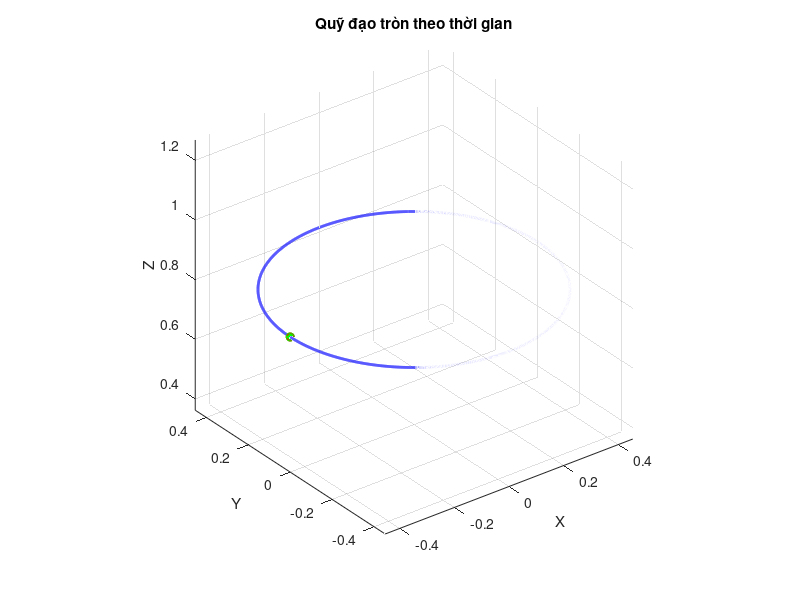
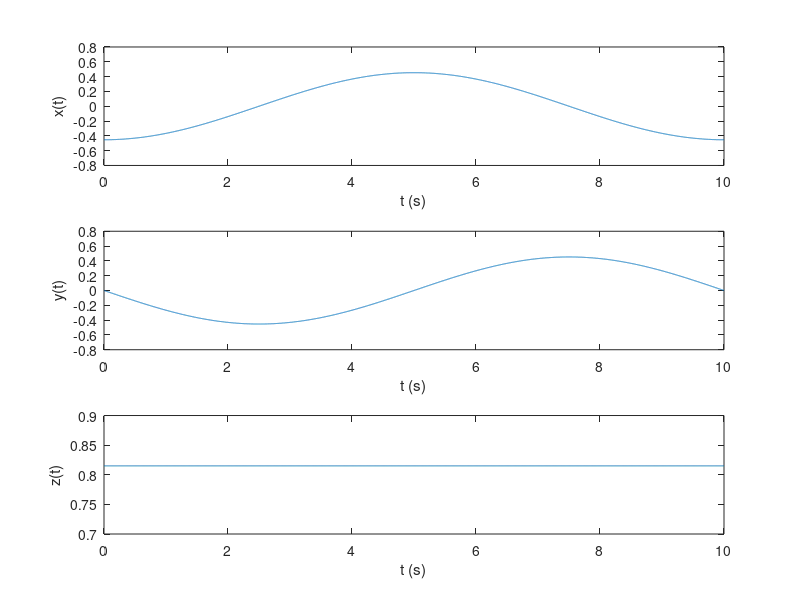

Reproduce these figures in MATLAB, in order.
 %Thời gian mô phỏng
T = 10;                % tổng thời gian (s)
dt = 0.001;             % bước thời gian
t = 0:dt:T;            % vector thời gian
% 
% % Tham số quỹ đạo: đường tròn trong mặt phẳng XY
% R = 0.1425;               % bán kính (m)
% f = 0.1;               % tần số quay (Hz)  -> 0.1 Hz = 1 vòng trong 10 giây
% omega = 2*pi*f;        % tốc độ góc (rad/s)
% Tham số quỹ đạo: đường tròn trong mặt phẳng XY
R = -0.453;               % bán kính (m)
f = 0.1;               % tần số quay (Hz)  -> 0.1 Hz = 1 vòng trong 10 giây
omega = 2*pi*f;        % tốc độ góc (rad/s)
% Tọa độ theo thời gian
x = R*cos(omega*t);
y = R*sin(omega*t);
z = 0.815*ones(size(t));   % giữ z cố định
% Ma trận quỹ đạo (time + position)

traj = [t' x' y' z'];
traj_offet=[x' y' z' ];
%thêm quỹ đạo cho mô phỏng
% reduce the resolution for trajectory display
theshold_filter_m =0.001;
traj_offset_display(1,1) =traj_offet(1,1);
traj_offset_display(1,2) =traj_offet(1,2);
traj_offset_display(1,3) =traj_offet(1,3);
idx =1;
for i=2:1:length(traj_offet)
    if ((abs(traj(i,2)-traj_offset_display(idx,1)) > theshold_filter_m) || ...
        (abs(traj(i,3)-traj_offset_display(idx,2)) > theshold_filter_m) || ...
        (abs(traj(i,4)-traj_offset_display(idx,3)) > theshold_filter_m))

        idx =idx +1;
        traj_offset_display(idx,1) =traj_offet(i,1);
        traj_offset_display(idx,2) =traj_offet(i,2);
        traj_offset_display(idx,3) =traj_offet(i,3);
    end

end
% Vẽ quỹ đạo 3D
figure;
plot3(x, y, z, 'b', 'LineWidth', 2); hold on;
plot3(x(1), y(1), z(1), 'ro', 'MarkerFaceColor','r'); % điểm bắt đầu
plot3(x(end), y(end), z(end), 'go', 'MarkerFaceColor','g'); % điểm kết thúc
grid on; axis equal;
xlabel('X'); ylabel('Y'); zlabel('Z');
title('Quỹ đạo tròn theo thời gian');

% Vẽ thêm biểu diễn theo thời gian
figure;
subplot(3,1,1); plot(t,x); xlabel('t (s)'); ylabel('x(t)');
subplot(3,1,2); plot(t,y); xlabel('t (s)'); ylabel('y(t)');
subplot(3,1,3); plot(t,z); xlabel('t (s)'); ylabel('z(t)');
